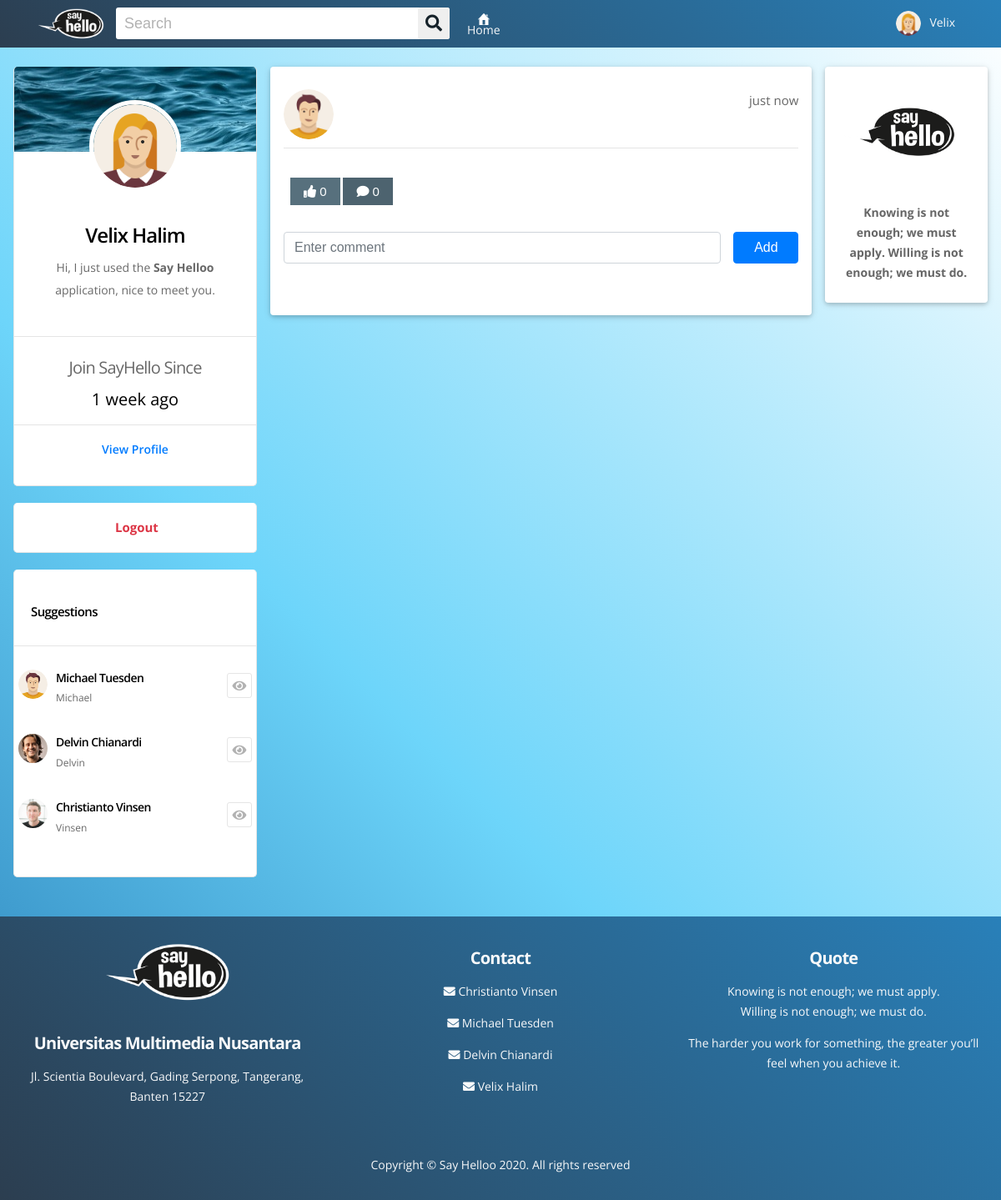
/view/moreChat.php (signed in), run on the app's committed database.
### tables this page shows
CREATE TABLE `user` (
  `username` varchar(100) NOT NULL,
  `first_name` varchar(100) NOT NULL,
  `last_name` varchar(100) NOT NULL,
  `birth_date` date NOT NULL,
  `gender` varchar(1) NOT NULL,
  `password` varchar(10000) NOT NULL,
  `photo_profile` varchar(1000) DEFAULT NULL,
  `cover_image` varchar(100) DEFAULT NULL,
  `description` varchar(1000) DEFAULT NULL,
  `connection` int(5) NOT NULL,
  `created_at` timestamp NULL DEFAULT NULL,
  `updated_at` timestamp NULL DEFAULT NULL,
  `deleted_at` timestamp NULL DEFAULT NULL
);

### model/post/Database.php (called while the page is built, shortened)
<?php
	class DB{
		private $dbHost = "localhost";
		private $dbUsername = "root";
		private $dbPassword = "";
		private $dbName = "sayhelloo";
		public function __construct(){
			if(!isset($this->db)){
				try{
					$pdo = new PDO("mysql:host=" . $this->dbHost . ";dbname=" . $this->dbName, $this->dbUsername, $this->dbPassword);
					$pdo->setAttribute(PDO::ATTR_ERRMODE, PDO::ERRMODE_EXCEPTION);
					$this->db = $pdo;
				}catch(PDOException $e){
					die("ERROR: Could not connect. " . $e->getMessage());
				}
			}
		}
	    public function getRows($table,$conditions = array()){
	        $sql = 'SELECT ';
	        $sql .= array_key_exists("select",$conditions)?$conditions['select']:'*';
	        $sql .= ' FROM '.$table;
	        if(array_key_exists("where",$conditions)){
	            $sql .= ' WHERE deleted_at is null AND ';
	            $i = 0;
	            foreach($conditions['where'] as $key => $value){
	                $pre = ($i > 0)?' AND ':'';
	                $sql .= $pre.$key." = '".$value."'";
	                $i++;
	            }
	        }
	        if(array_key_exists("where not",$conditions)){
	            $sql .= ' WHERE deleted_at is null AND ';
	            $i = 0;
	            foreach($conditions['where not'] as $key => $value){
	                $pre = ($i > 0)?' AND ':'';
	                $sql .= $pre.$key." != '".$value."'";
	                $i++;
	            }
	        }
	        if(array_key_exists("order_by",$conditions)){
	            $sql .= ' ORDER BY '.$conditions['order_by'];
	        }
	        if(array_key_exists("start",$conditions) && array_key_exists("limit",$conditions)){
	            $sql .= ' LIMIT '.$conditions['start'].','.$conditions['limit'];
	        }
	        $query = $this->db->prepare($sql);
	        $query->execute();
	        if(array_key_exists("return_type",$conditions) && $conditions['return_type'] != 'all'){
	            switch($conditions['return_type']){
	                case 'single':
	                    $data = $query->fetch(PDO::FETCH_ASSOC);
	                    break;
	            }
	        }else{
	            if($query->rowCount() > 0){
	                $data = $query->fetchAll();
	            }
	        }
	        return !empty($data)?$data:false;
	    }
 	}
?>

### controller/show_post_controller.php (called while the page is built, shortened)
<?php
	include '../model/post/Database.php';
	$db = new DB();
	$user = $_SESSION['username'];
	$dataUser = array(
    	"where" => array(
    		"username" => $user
    	),
    	"return_type" => "single"
    );
	$dataUser = $db->getRows("user", $dataUser);
    function time_elapsed_string($datetime, $full = false) {
	    $now = new DateTime;
	    $ago = new DateTime($datetime);
	    $diff = $now->diff($ago);
	    $diff->w = floor($diff->d / 7);
	    $diff->d -= $diff->w * 7;
	    $string = array(
	        'y' => 'year',
	        'm' => 'month',
	        'w' => 'week',
	        'd' => 'day',
	        'h' => 'hour',
	        'i' => 'minute',
	        's' => 'second',
	    );
	    foreach ($string as $k => &$v) {
	        if ($diff->$k) {
	            $v = $diff->$k . ' ' . $v . ($diff->$k > 1 ? 's' : '');
	        } else {
	            unset($string[$k]);
	        }
	    }
	    if (!$full) $string = array_slice($string, 0, 1);
	    return $string ? implode(', ', $string) . ' ago' : 'just now';
	}
?>

### controller/show_mini_profile_controller.php (called while the page is built, shortened)
<?php
    $user = $_SESSION['username'];
	$iProfile = array(
		"where" => array(
			"username" => $user
		),
		"return_type" => "single"
	);
    $Profile = $db->getRows("user", $iProfile);
    $miniProfile = array(
    	"first_name" => $Profile['first_name'],
    	"last_name" => $Profile['last_name'],
    	"description" => $Profile['description'],
    	"gender" => strtoupper($Profile['gender']),
		"photo_profile" => $Profile['photo_profile'],
		"cover_image" => $Profile['cover_image'],
		"connection" => $Profile['connection']
    );
?>

### controller/suggestion_controller.php (called while the page is built, shortened)
<?php
    $user = $_SESSION['username'];
	$dataU = array(
		"where not" => array(
			"username" => $user
		),
		"order_by" => "created_at DESC",
		"start" => "0",
		"limit" => "5"
	);
    $Users = $db->getRows("user", $dataU);
?>

### view/leftbar.php (the view, shortened to what this page needs)
<!DOCTYPE html>
<html>
<head>
    <link rel="stylesheet" href="../assets/css/w3.css">
    <link rel="stylesheet" href="../assets/css/theme-blue-grey.css">
    <link rel="stylesheet" href="../assets/plugins/fontawesome/css/all.min.css">
    <link rel="stylesheet" href="../assets/plugins/fontawesome/css/fontawesome.min.css">
    <link rel="stylesheet" href="https://stackpath.bootstrapcdn.com/bootstrap/4.4.1/css/bootstrap.min.css">
</head>
<body>
    <div class="main-left-sidebar no-margin">
        <div class="user-data full-width" style="border-radius: 5px; overflow: hidden;">
            <div class="user-profile">
                <a href="profile.php?u=<?php echo $_SESSION['username'];?>">
                    <div class="username-dt w-100 h-100" <?php if(isset($miniProfile['cover_image']) && $miniProfile['cover_image'] != null && file_exists('../assets/images/user_photos/' . $miniProfile['cover_image']) ) { echo "style='background-image: url(../assets/images/user_photos/"; echo $miniProfile['cover_image'] . ") !important '" ;  } else { echo "style='background-image: url(../assets/images/cover.png" . ") !important'" ; }  ?>>
                        <div class="usr-pic profile-post">
                            <img class="w-100 h-100" src="../assets/images/<?php if(isset($miniProfile['photo_profile']) && $miniProfile['photo_profile'] != null && file_exists('../assets/images/user_photos/' . $miniProfile['photo_profile'])) echo "user_photos/".$miniProfile['photo_profile']; else if($miniProfile['gender'] == "F") echo "avatar_female.png"; else echo "avatar_male.png"; ?>" alt="<?php echo $miniProfile['first_name'] . " " . $miniProfile['last_name']; ?>" style="object-fit: cover;">
                        </div>
                    </div>
                    <div class="user-specs px-4">
                        <h3><?php echo $miniProfile['first_name'] . " " . $miniProfile['last_name']; ?></h3>
                        <span><?php if($miniProfile['description']) echo $miniProfile['description']; else echo "Hi, I just used the <b>Say Helloo</b> application, nice to meet you."; ?></span>
                    </div>
                </a>
            </div>
            <ul class="user-fw-status">
                <li>
                    <h4 class="mt-2">Join SayHello Since</h4>
                    <span><?php echo time_elapsed_string($Profile['created_at']) ?></span>
                </li>
                <li class="row m-0 justify-content-center">
                    <a href="profile.php?u=<?php echo $_SESSION['username'];?>" class="text-primary" title="" style="text-decoration: none">View Profile</a>
                </li>
            </ul>
        </div>
        <div class="full-width" style="border-radius: 5px; overflow: hidden;">
            <li class="row m-3 justify-content-center">
                <a href="../view/logout.php" class="text-danger font-weight-bold" title="" style="text-decoration: none"><i class="fa fa-sign-out"></i> Logout</a>
            </li>
        </div>
        <div class="suggestions full-width" style="border-radius: 5px; overflow: hidden;">
            <div class="sd-title">
                <h3>Suggestions</h3>
            </div>
            <div class="suggestions-list">
                <?php
                    if(!empty($Users)){
                        foreach($Users as $user){
                ?>
                            <div class="suggestion-usd">
                                <a href="profile.php?u=<?php echo $user['username'] ?>"><img src="../assets/images/<?php if(isset($user['photo_profile']) && $user['photo_profile'] != null && file_exists('../assets/images/user_photos/' . $user['photo_profile'])) echo "user_photos/".$user['photo_profile']; else if(strtoupper($user['gender']) == "F") echo "avatar_female.png"; else echo "avatar_male.png"; ?> " width="35px" height="35px">
                                <div class="sgt-text" style="text-transform: capitalize;">
                                    <h4 class="m-0"><?php echo $user['first_name'] . " " . $user['last_name'] ?></h4>
                                    <span class="m-0"><?php echo $user['username'] ?></span>
                                </div></a>
                                <span><a href="profile.php?u=<?php echo $user['username'] ?>"><i class="fa fa-eye"></i></a></span>
                            </div>
                <?php
                        }
                    }else{
                ?>
                    <div class="suggestion-usd my-0 py-0">
                        <p>There is no Suggestion for you</p>
                    </div>
                <?php
                    }
                ?>
            </div>
        </div>
    </div>
</body>
</html>

### data on the page
user: cover_image (picture), first_name "Velix", last_name "Halim", created_at "1 week ago"
user: first_name "Michael", last_name "Tuesden", username "Michael"
user: photo_profile (picture), first_name "Delvin", last_name "Chianardi", username "Delvin"
user: photo_profile (picture), first_name "Christianto", last_name "Vinsen", username "Vinsen"

### other printed values
$_SESSION['username'] "Velix"
time_elapsed_string($postData['created_at']) "just now"
